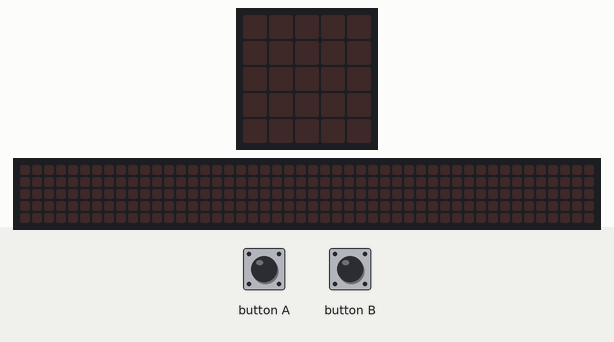
Bench run of a program on a simulated BBC micro:bit (MakeCode). Parts: the board's 5×5 LED display, a strip that is not on the board, showing the scrolling text unrolled. The test bench sets the inputs (shaded band). The 48×5 strip is a reading aid, not a part: it shows the text the display is scrolling, unrolled, one strip-width of it at a time.

Above: at 1.2 s.
1.3 s: button A pressed for 0.15 s
At 3.93 s:
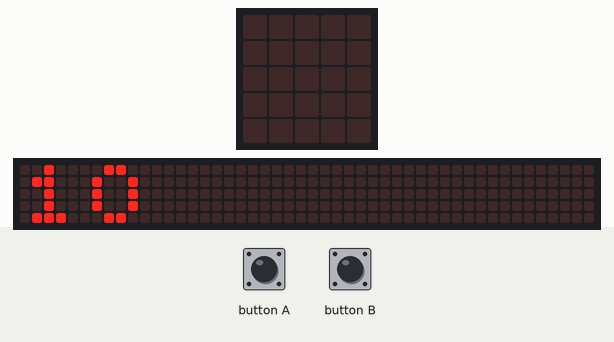
4.3 s: button B pressed for 0.15 s
6.8 s: button A pressed for 0.15 s
At 10.6 s:
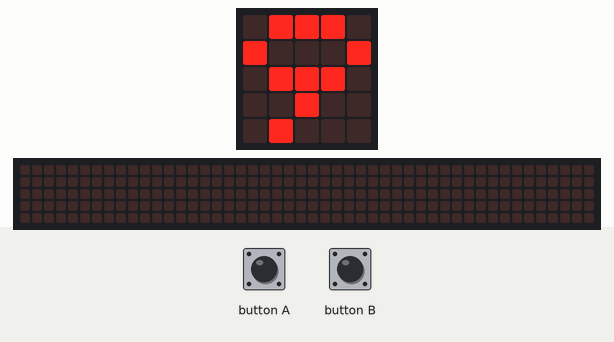
Timing chart, 0 to 12.1 s (numbered marks = the images above; inputs shaded):
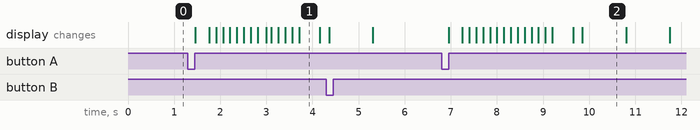

Measured:
- after the input at 1.3 s, the display: changes after 0.16 s (image 1)
- after the input at 6.8 s, the display: first changes after 0.15 s (image 2 shows a later state)
- what the display in image 1 shows lasts 0.5 s, from 3.7 s to 4.2 s
- what the display in image 2 shows lasts 0.9 s, from 9.9 s to 10.8 s

The program:

main.ts
```typescript
input.onButtonPressed(Button.A, function () {
    butA = 1
})
input.onButtonPressed(Button.B, function () {
    butB = 1
})
let butB = 0
let butA = 0
butA = 0
butB = 0
basic.forever(function () {
    if (butA == 1) {
        for (let index = 0; index <= 10; index++) {
            basic.showNumber(10 - index)
            basic.pause(200)
            if (butB == 1) {
                butB = 0
                basic.clearScreen()
                break;
            }
            butA = 0
        }
    }
})
```

test.ts
```typescript
// 在這裡測試；當此封包作為擴充功能時，將不會編譯此內容。
```
